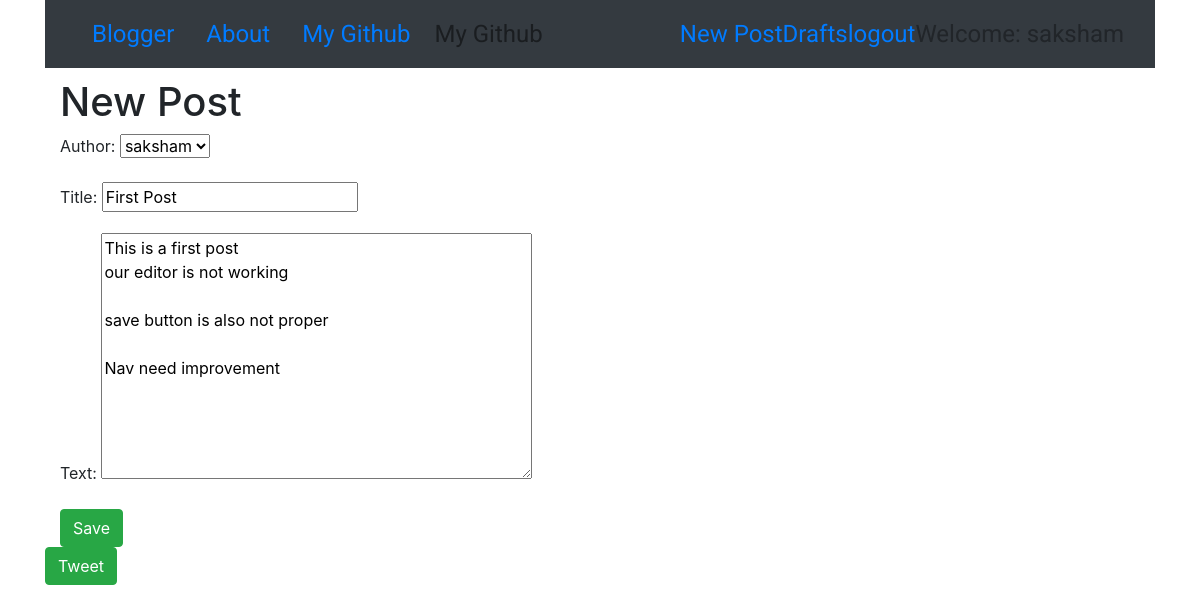
Screenshot of /post/1/edit/ (signed in) with the database file from the repository.
### blog/models.py (models this page shows, shortened)
class Post(models.Model):
    author = models.ForeignKey('auth.User',on_delete=models.CASCADE)
    title = models.CharField(max_length=200)
    text = models.TextField()
    created_date = models.DateTimeField(default=timezone.now)
    published_date = models.DateTimeField(null=True,blank=True)

### blog/views.py (the view)
# urls.py: re_path(r'post/(?P<pk>\d+)/edit/$',views.PostUpdateView.as_view(),name='post_edit'),
class PostUpdateView(LoginRequiredMixin,UpdateView):
    login_url = '/login/'
    redirect_field_name ='/blog/post_detail.html'
    form_class = PostForm
    model = Post

### blog/forms.py
class PostForm(forms.ModelForm):
    text = forms.CharField(widget=forms.Textarea(attrs={'class':'editable'}))
    class Meta:
        model = Post
        fields = ('author','title','text',)
    widgets = {
    'title' : forms.TextInput(attrs={'class':'textinputclass'}),
    'text' : forms.Textarea(attrs={'class':'editable medium-editor-textarea postcontent'}),
    }

### blog/templates/blog/post_form.html (shortened to what this page needs)
{% extends "blog/base.html" %}
{% block content%}
<div class="container">
<h1>New Post</h1>
<form class="post-form" method="POST">
    {{form.as_p}}
  <input type="submit" class = "btn btn-success"name="save" value="Save">
</form>
</div>
{% endblock %}

### blog/templates/blog/base.html (shortened to what this page needs)
<!DOCTYPE html>
{% load staticfiles %}
<html lang="en" dir="ltr">
  <head>
   <link rel="stylesheet" href="https://stackpath.bootstrapcdn.com/bootstrap/4.2.1/css/bootstrap.min.css">
<link rel="stylesheet" href="//cdn.jsdelivr.net/npm/medium-editor@latest/dist/css/medium-editor.min.css" type="text/css" media="screen" charset="utf-8">
    <link rel="stylesheet" href="{% static 'css/blog.css'%}">
  </head>
  <body>
    <div class="container">
      <nav class="navbar navbar-expand-lg navbar-light bg-dark techfont custom-nabvar mr-auto ">
        <div class="container">
          <a class="nav-link" class="navbar-brand bigbrand" href="{% url 'post_list' %}">Blogger</a>
          <a class="nav-link" href="{% url  'about' %}">About</a>
          <a class="nav-link" href="https://github.com/saksham22/">My Github</a>
          <ul class="navbar-nav mr-auto">
            <li class="nav-item"><a class="nav-link" href="https://github.com/saksham22/">My Github</a></li>
          </ul>
        <ul class="navbar-nav ">
            {%if user.is_authenticated%}
            <li><a href="{% url 'post_view'%}">New Post</a></li>
            <li><a href="{% url 'post_draft_list' %}">Drafts</a></li>
            <li><a href="{% url 'logout' %}">logout</a></li>
            <li><a>Welcome: {{ user.username }}</a></li>
            {%else%}
            <li><a href="{%url 'login' %}"><span class="glyphicon glyphicon-user"></span> Login</a></li>
            {% endif %}
        </div>
      </nav>
    </div>
<div class="container">
{% block content%}{% endblock %}
</div>
{%if user.is_authenticated%}
<div class="container">
        <a href="{%url 'tweet' %}"><button type="submit" class="btn btn-success loader" >Tweet</button></a>
</div>
{% endif %}
  </body>
</html>

### blog/static/css/blog.css (style rules this page uses)
.techfont { font-family: 'Roboto', sans-serif; font-size: 1.5em; margin-bottom: 10px; }
.loader { filter:hue-rotate(0deg); color: linear-gradient(45deg,#0f8,#08f); animation:hue 5000ms infinite linear; }

### rows the page displays
Post: author "saksham", title "First Post", text "This is a first post our editor is not working save button is also not proper Nav need improvement"

### other values shown
{{ user.username }} "saksham"
